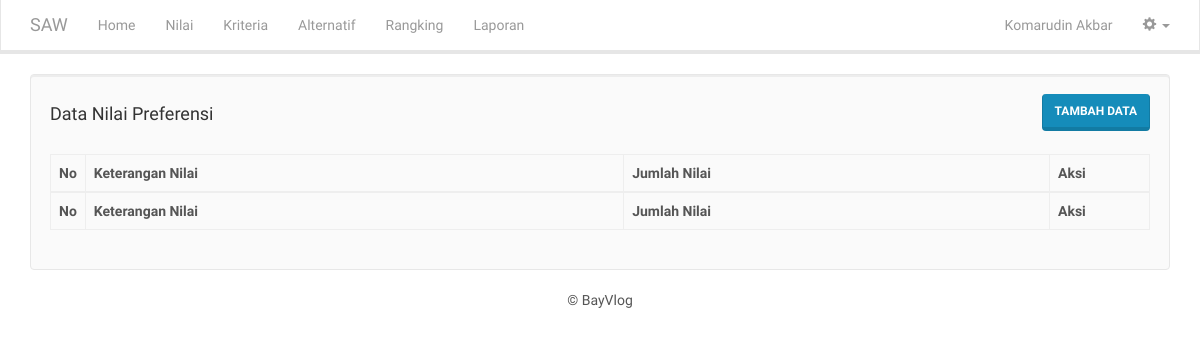
Page /nilai.php (signed in) on the earlier database version.
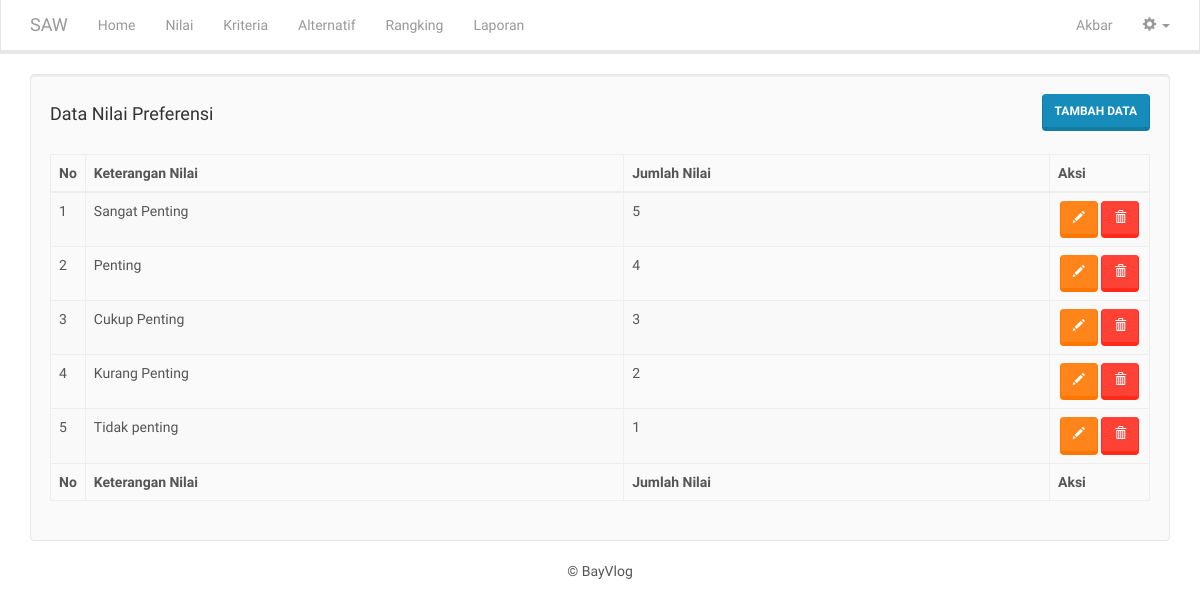
Same page on the later database version.
### tables this page shows
CREATE TABLE `nilai` (
  `id_nilai` int(6) NOT NULL,
  `ket_nilai` varchar(45) NOT NULL,
  `jum_nilai` double NOT NULL
);

### includes/nilai.inc.php (called while the page is built, shortened)
<?php
class Nilai{
	private $conn;
	private $table_name = "nilai";
	public function __construct($db){
		$this->conn = $db;
	}
	function readAll(){
		$query = "SELECT * FROM ".$this->table_name." ORDER BY id_nilai ASC";
		$stmt = $this->conn->prepare( $query );
		$stmt->execute();
		return $stmt;
	}
}
?>

### nilai.php (the view)
<?php
include_once 'header.php';
include_once 'includes/nilai.inc.php';
$pro = new Nilai($db);
$stmt = $pro->readAll();
?>
<div class="well">
	<div class="row">
		<div class="col-md-6 text-left">
			<h4>Data Nilai Preferensi</h4>
		</div>
		<div class="col-md-6 text-right">
			<button onclick="location.href='nilai-baru.php'" class="btn btn-primary">Tambah Data</button>
		</div>
	</div>
	<br/>
	<table width="100%" class="table table-striped table-bordered" id="tabeldata">
        <thead>
            <tr>
                <th width="30px">No</th>
                <th>Keterangan Nilai</th>
                <th>Jumlah Nilai</th>
                <th width="100px">Aksi</th>
            </tr>
        </thead>
        <tfoot>
            <tr>
                <th>No</th>
                <th>Keterangan Nilai</th>
                <th>Jumlah Nilai</th>
                <th>Aksi</th>
            </tr>
        </tfoot>
        <tbody>
<?php
$no=1;
while ($row = $stmt->fetch(PDO::FETCH_ASSOC)){
?>
            <tr>
                <td><?php echo $no++ ?></td>
                <td><?php echo $row['ket_nilai'] ?></td>
                <td><?php echo $row['jum_nilai'] ?></td>
                <td class="text-center">
					<a href="nilai-ubah.php?id=<?php echo $row['id_nilai'] ?>" class="btn btn-warning"><span class="glyphicon glyphicon-pencil" aria-hidden="true"></span></a>
					<a href="nilai-hapus.php?id=<?php echo $row['id_nilai'] ?>" onclick="return confirm('Yakin ingin menghapus data')" class="btn btn-danger"><span class="glyphicon glyphicon-trash" aria-hidden="true"></span></a>
			    </td>
            </tr>
<?php
}
?>
        </tbody>
    </table>
</div>
<?php
include_once 'footer.php';
?>

### header.php (shortened to what this page needs)
<!DOCTYPE html>
<html lang="en">
  <head>
    <link href="css/bootstrap.min.css" rel="stylesheet">
    <link href="css/dataTables.bootstrap.min.css" rel="stylesheet">
  </head>
  <body>
	<nav class="navbar navbar-inverse navbar-static-top">
	  <div class="container">
		<div class="navbar-header">
		  <a class="navbar-brand" href="index.php">SAW</a>
		</div>
		<div class="collapse navbar-collapse" id="bs-example-navbar-collapse-1">
		  <ul class="nav navbar-nav">
			<li><a href="index.php">Home</a></li>
			<li><a href="nilai.php">Nilai</a></li>
			<li><a href="kriteria.php">Kriteria</a></li>
			<li><a href="alternatif.php">Alternatif</a></li>
			<li><a href="rangking.php">Rangking</a></li>
			<li><a href="laporan.php">Laporan</a></li>
		  </ul>
		  <ul class="nav navbar-nav navbar-right">
			<li><a href="profil.php"><?php echo $_SESSION['nama_lengkap'] ?></a></li>
			<li class="dropdown">
			  <a href="#" class="dropdown-toggle" data-toggle="dropdown" role="button" aria-haspopup="true" aria-expanded="false"><span class="glyphicon glyphicon-cog"></span> <span class="caret"></span></a>
			</li>
		  </ul>
		</div>
	  </div>
	</nav>
    <div class="container">

Differences in the rows shown:
added nilai: ket_nilai "Sangat Penting", jum_nilai "5"
added nilai: ket_nilai "Penting", jum_nilai "4"
added nilai: ket_nilai "Cukup Penting", jum_nilai "3"
added nilai: ket_nilai "Kurang Penting", jum_nilai "2"
added nilai: ket_nilai "Tidak penting", jum_nilai "1"
Other differences:
$_SESSION['nama_lengkap']: "Komarudin Akbar" → "Akbar"
